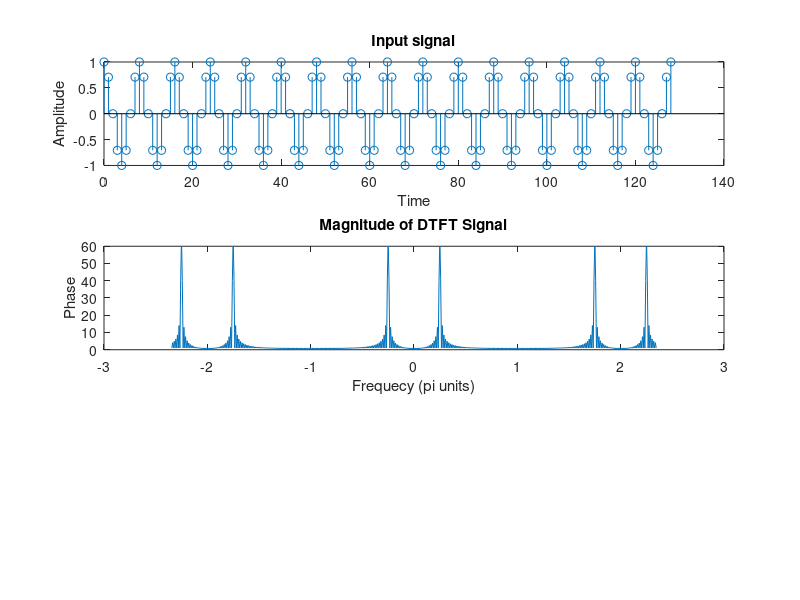

MATLAB code to generate this figure: (Note: this script raises an error after producing the figure.)
%% DTFT OF A SEQUENCE

clc;
close all;
clear all;
n = 0:1:128;
x = cos(pi*n/4);
k = -300:300;
w = (pi/128)*k;
X = x*(exp(-j*pi/128)).^(n'*k);
subplot(3,1,1);
stem(n,x)
title('Input signal')
xlabel('Time')
ylabel('Amplitude')
Xm = abs(X);
subplot(3,1,2);
plot(w/pi, Xm);
axis([-3 3 0 60]);
title('Magnitude of DTFT Signal')
xlabel('Frequecy (pi units)')
ylabel('Phase');
Xp = phase(X);
subplot(3,1,3);
plot(w/pi , Xp);
title('Phase of the DTFT signal');
xlabel('Frequency (pi units)');
ylabel('Magnitude')
